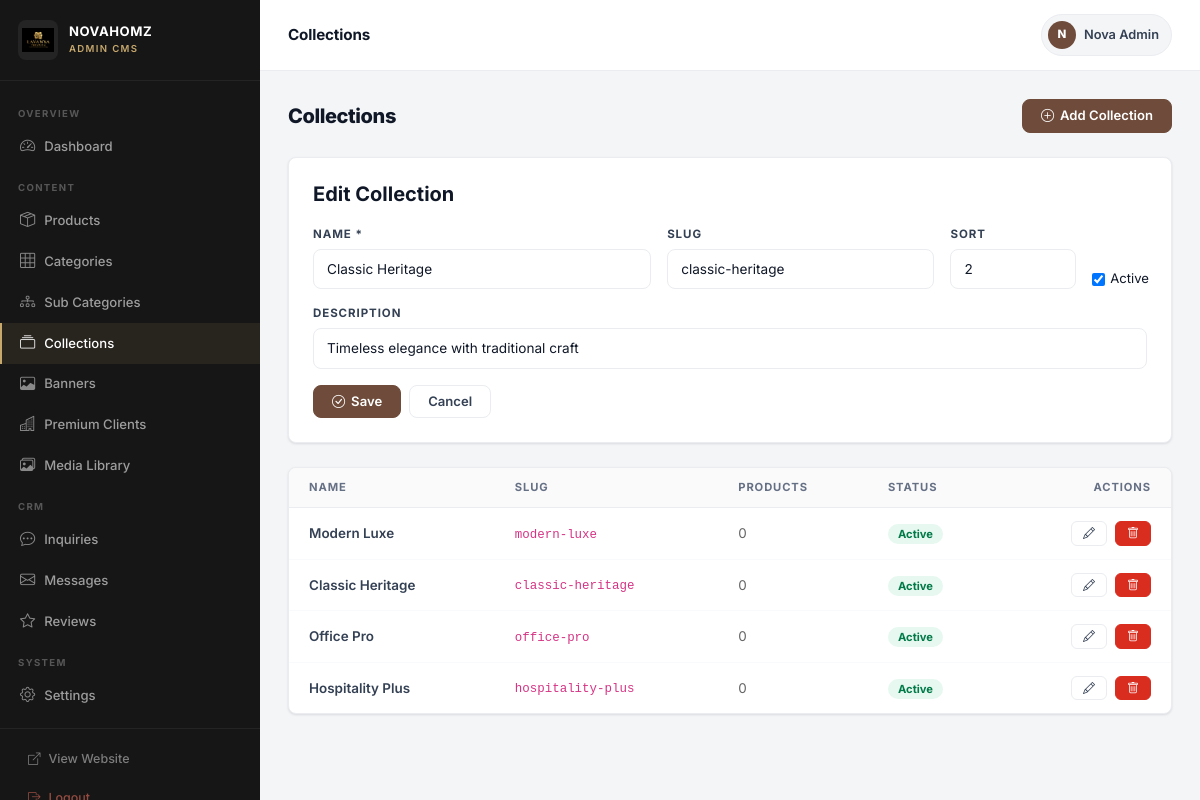
Screenshot of /admin/collections/index.php?edit=2 (signed in) with the database file from the repository.
### tables this page shows
CREATE TABLE `collections` (
  `id`          INT UNSIGNED NOT NULL AUTO_INCREMENT,
  `name`        VARCHAR(100) NOT NULL,
  `slug`        VARCHAR(120) NOT NULL UNIQUE,
  `description` TEXT DEFAULT NULL,
  `image`       VARCHAR(255) DEFAULT NULL,
  `sort_order`  INT NOT NULL DEFAULT 0,
  `is_active`   TINYINT(1) NOT NULL DEFAULT 1,
  `created_at`  DATETIME NOT NULL DEFAULT CURRENT_TIMESTAMP,
  PRIMARY KEY (`id`)
);

### admin/collections/index.php (the view, shortened to what this page needs)
<?php
$db = getDB();
$edit = null;
if (isset($_GET['edit'])) {
    $s = $db->prepare("SELECT * FROM collections WHERE id=:id"); $s->execute([':id'=>$_GET['edit']]);
    $edit = $s->fetch();
}
$collections = $db->query("SELECT c.*, (SELECT COUNT(*) FROM products p WHERE p.collection_id=c.id) AS product_count FROM collections c ORDER BY c.sort_order ASC")->fetchAll();
include __DIR__ . '/../layout.php';
?>
<div class="adm-page-header">
  <h1>Collections</h1>
  <a href="?add=1" class="adm-btn adm-btn-primary"><i class="bi bi-plus-circle"></i> Add Collection</a>
</div>
<?php if (isset($_GET['add']) || $edit): ?>
<div class="adm-card mb-4">
  <h5 style="font-weight:700;margin-bottom:20px;"><?php echo $edit ? 'Edit Collection' : 'New Collection'; ?></h5>
  <form method="POST">
    <div class="row g-3">
      <div class="col-md-5"><label class="adm-label">Name *</label><input type="text" name="name" class="adm-input" required value="<?php echo htmlspecialchars($edit['name'] ?? ''); ?>"></div>
      <div class="col-md-4"><label class="adm-label">Slug</label><input type="text" name="slug" class="adm-input" value="<?php echo htmlspecialchars($edit['slug'] ?? ''); ?>"></div>
      <div class="col-md-2"><label class="adm-label">Sort</label><input type="number" name="sort_order" class="adm-input" value="<?php echo $edit['sort_order'] ?? 0; ?>"></div>
      <div class="col-md-1" style="display:flex;align-items:end;"><label style="display:flex;align-items:center;gap:5px;font-size:0.82rem;cursor:pointer;"><input type="checkbox" name="is_active" value="1" <?php echo ($edit['is_active'] ?? 1)?'checked':''; ?> style="accent-color:var(--brown);"> Active</label></div>
      <div class="col-12"><label class="adm-label">Description</label><input type="text" name="description" class="adm-input" value="<?php echo htmlspecialchars($edit['description'] ?? ''); ?>"></div>
      <div class="col-12 d-flex gap-2">
        <button type="submit" class="adm-btn adm-btn-primary"><i class="bi bi-check-circle"></i> Save</button>
        <a href="index.php" class="adm-btn adm-btn-secondary">Cancel</a>
      </div>
    </div>
  </form>
</div>
<?php endif; ?>
<div class="adm-table">
  <table>
    <thead><tr><th>Name</th><th>Slug</th><th>Products</th><th>Status</th><th style="text-align:right;">Actions</th></tr></thead>
    <tbody>
      <?php foreach ($collections as $c): ?>
      <tr>
        <td style="font-weight:600;"><?php echo htmlspecialchars($c['name']); ?></td>
        <td><code style="font-size:0.78rem;"><?php echo htmlspecialchars($c['slug']); ?></code></td>
        <td style="color:#666;"><?php echo $c['product_count']; ?></td>
        <td><?php echo $c['is_active'] ? '<span class="badge-active">Active</span>' : '<span class="badge-inactive">Inactive</span>'; ?></td>
        <td style="text-align:right;">
          <div class="d-flex gap-2 justify-content-end">
            <a href="?edit=<?php echo $c['id']; ?>" class="adm-btn adm-btn-secondary adm-btn-sm"><i class="bi bi-pencil"></i></a>
            <a href="?delete=<?php echo $c['id']; ?>" class="adm-btn adm-btn-danger adm-btn-sm" data-confirm="Delete '<?php echo addslashes($c['name']); ?>'?"><i class="bi bi-trash"></i></a>
          </div>
        </td>
      </tr>
      <?php endforeach; ?>
    </tbody>
  </table>
</div>
<?php include __DIR__ . '/../layout_footer.php'; ?>

### assets/css/admin.css (style rules this page uses)
:root { --lc-primary: #6E4B3A; --lc-primary-d: #4E3428; --lc-accent: #C7A86D; --lc-accent-lt: #E8D5B0; --lc-sidebar-w: 260px; --lc-sidebar-bg:#161616; --lc-sidebar-bd:rgba(255,255,255,.06); --lc-bg: #F4F5F7; --lc-card: #FFFFFF; --lc-border: #EAECF0; --lc-text: #101828; --lc-text-md: #344054; --lc-text-lt: #667085; --lc-success: #12B76A; --lc-danger: #D92D20; --lc-warn: #DC6803; --lc-info: #1570EF; --lc-radius: 8px; --lc-shadow-sm: 0 1px 3px rgba(16,24,40,.08), 0 1px 2px rgba(16,24,40,.04); --lc-shadow-md: 0 4px 16px rgba(16,24,40,.1), 0 2px 8px rgba(16,24,40,.06); --lc-t: .18s ease; }
*, *::before, *::after { box-sizing: border-box; }
body { font-family: 'Inter', 'Segoe UI', system-ui, sans-serif; background: var(--lc-bg); color: var(--lc-text); margin: 0; font-size: 14px; line-height: 1.5; }
a { text-decoration: none; color: inherit; }
.adm-card { background: var(--lc-card); border: 1px solid var(--lc-border); border-radius: var(--lc-radius); box-shadow: var(--lc-shadow-sm); padding: 24px; }
.adm-table { background: var(--lc-card); border: 1px solid var(--lc-border); border-radius: var(--lc-radius); box-shadow: var(--lc-shadow-sm); overflow: hidden; }
.adm-table table { width: 100%; border-collapse: collapse; min-width: 500px; }
.adm-table thead th { background: #FAFAFA; padding: 11px 16px; font-size: .7rem; font-weight: 700; text-transform: uppercase; letter-spacing: .08em; color: var(--lc-text-lt); text-align: left; border-bottom: 1px solid var(--lc-border); white-space: nowrap; }
.adm-table thead th:first-child { padding-left: 20px; }
.adm-table thead th:last-child { padding-right: 20px; }
.adm-table tbody td { padding: 13px 16px; font-size: .84rem; color: var(--lc-text-md); border-bottom: 1px solid #F9FAFB; vertical-align: middle; }
.adm-table tbody td:first-child { padding-left: 20px; }
.adm-table tbody td:last-child { padding-right: 20px; }
.adm-table tbody tr:last-child td { border-bottom: none; }
.adm-btn { display: inline-flex; align-items: center; justify-content: center; gap: 6px; padding: 9px 18px; border-radius: var(--lc-radius); font-size: .82rem; font-weight: 600; cursor: pointer; border: 1px solid transparent; transition: all var(--lc-t); white-space: nowrap; text-decoration: none; line-height: 1; }
.adm-btn-primary { background: var(--lc-primary); color: #fff; border-color: var(--lc-primary); }
.adm-btn-danger { background: var(--lc-danger); color: #fff; border-color: var(--lc-danger); }
.adm-btn-secondary { background: #fff; color: var(--lc-text-md); border-color: var(--lc-border); }
.adm-btn-sm { padding: 5px 11px; font-size: .75rem; border-radius: 6px; }
.adm-label { display: block; font-size: .72rem; font-weight: 700; text-transform: uppercase; letter-spacing: .08em; color: var(--lc-text-md); margin-bottom: 6px; }
.adm-input, .adm-select, .adm-textarea { display: block; width: 100%; padding: 9px 13px; border: 1.5px solid var(--lc-border); border-radius: var(--lc-radius); font-size: .85rem; font-family: inherit; color: var(--lc-text); background: #fff; outline: none; transition: border-color var(--lc-t), box-shadow var(--lc-t); appearance: none; }
.adm-input::placeholder, .adm-textarea::placeholder { color: #9CA3AF; }
.badge-active { background: rgba(18,183,106,.1); color: #027A48; padding: 3px 10px; border-radius: 20px; font-size: .7rem; font-weight: 700; }
.adm-page-header { display: flex; align-items: center; justify-content: space-between; margin-bottom: 24px; gap: 14px; flex-wrap: wrap; }
.adm-page-header h1 { font-size: 1.25rem; font-weight: 800; margin: 0; color: var(--lc-text); letter-spacing: -.02em; }

### rows the page displays
collections: name "Classic Heritage", slug "classic-heritage", sort_order "2", is_active "☑", description "Timeless elegance with traditional craft", product_count "0", shows "Active"
collections: name "Modern Luxe", slug "modern-luxe", product_count "0", is_active "Active"
collections: name "Office Pro", slug "office-pro", product_count "0", is_active "Active"
collections: name "Hospitality Plus", slug "hospitality-plus", product_count "0", is_active "Active"

### other values shown
$brandName "NOVAHOMZ"
$a_title "Collections"
substr($admin['name'] ?: 'A', 0, 1) "N"
$admin['name'] ?: 'Admin' "Nova Admin"
